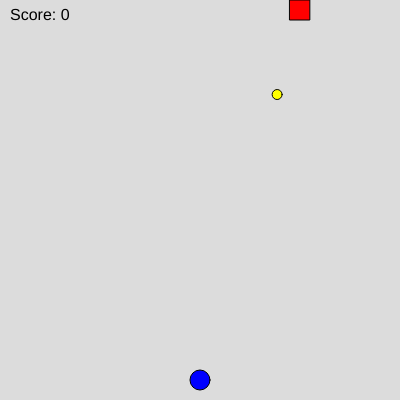
Frame 1 (no input)
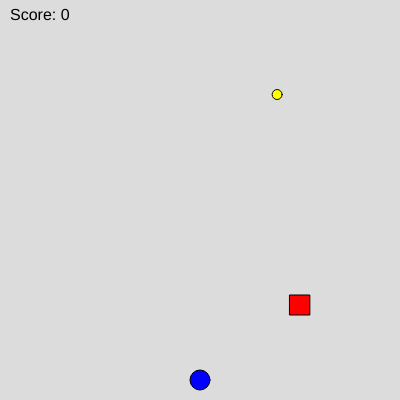
Frame 60 (no input)
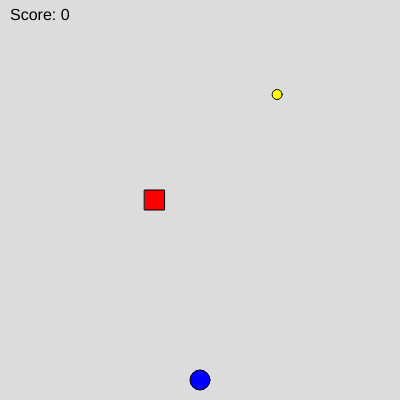
Frame 120 (the mouse pressed at the canvas centre since frame 60)

The p5.js sketch that drew these frames (run headless with seeded random() and noise() and a simulated clock; from frame 60 on, the mouse is pressed at the canvas centre):

// p5.js sketch
// ── sketch.js
let playerX, playerY;
let coinX, coinY;
let obstacleX, obstacleY;
let score = 0;
let gameOver = false;

function setup() {
  createCanvas(400, 400);
  initializeGame();
}

function initializeGame() {
  // Initialize player position (bottom center)
  playerX = width/2;
  playerY = height - 20;
  
  // Initialize coin position
  newCoin();
  
  // Initialize obstacle position
  obstacleX = random(20, width-20);
  obstacleY = 0;
}

function draw() {
  background(220);
  
  if (gameOver) {
    displayGameOver();
  } else {
    // Draw game elements
    drawPlayer();
    drawCoin();
    drawObstacle();
    
    // Handle movement
    movePlayer();
    moveObstacle();
    
    // Check for collisions
    checkCoinCollection();
    checkCollisions();
    
    // Display game stats
    displayStats();
  }
}

function drawPlayer() {
  fill(0, 0, 255);  // Blue player
  circle(playerX, playerY, 20);
}

function drawCoin() {
  fill(255, 255, 0);  // Yellow coin
  circle(coinX, coinY, 10);
  if (dist(coinX,coinY,playerX,playerY)<14){
    playerX = width/2
    playerY = height-20
    obstacleY=0
    obstacleX = random(20, width-20);
    
  }
}

function drawObstacle() {
  fill(255, 0, 0);  // Red obstacle
  rect(obstacleX, obstacleY, 20, 20);
  obstacleY+=5
  if(obstacleY>height){
    obstacleY=0
    obstacleX = random(20, width-20);
  }
}

// Basic left/right movement provided
function movePlayer() {
  if (keyIsDown(LEFT_ARROW)) {
    playerX -= 5;
  }
  if (keyIsDown(RIGHT_ARROW)) {
    playerX += 5;
  }
  if (keyIsDown(UP_ARROW)) {
    playerY -= 5;
  }
  if (keyIsDown(DOWN_ARROW)) {
    playerY += 5;
  }
  
  // TODO: Add up/down movement
  // HINT: Use UP_ARROW and DOWN_ARROW keys
  // Movement should be 5 pixels per frame
  
  // TODO: Add boundary checking
  // HINT: Keep player within canvas bounds
  // Check against 0, width, and height
}

function moveObstacle() {
  // TODO: Move obstacle from left to right
  // HINT: Increase obstacleX by obstacleSpeed
  
  // TODO: Reset obstacle when it goes off screen
  // HINT: Check if obstacleX > width
  // Reset to left side and new random Y position
}

function checkCoinCollection() {
  // TODO: Check if player touches coin
  // HINT: Use dist(playerX, playerY, coinX, coinY)
  // If distance < 15:
  //   - Increase score
  //   - Create new coin
  //   - Increase obstacle speed slightly
}

function checkCollisions() {
  // TODO: Check if player hits obstacle
  // HINT: Similar to coin collection
  // If hit (distance < 20):
  //   - Increase hits
  //   - Check for game over (hits >= 3)
  //   - Reset positions
}

function displayStats() {
  fill(0);
  textSize(16);
  text("Score: " + score, 10, 20);
  // TODO: Add display for hits and speed
}

function displayGameOver() {
  // TODO: Show game over screen
  // HINT: Use textAlign(CENTER, CENTER)
  // Show:
  //   - "Game Over" message
  //   - Final score
  //   - "Press R to Restart"
}

function newCoin() {
  // Generate random position for coin
  coinX = random(20, width-20);
  coinY = random(20, height-20);
}

function resetGame() {
  // TODO: Reset all game variables
  // HINT: Reset score, hits, speed
  // Set gameOver to false
  // Call initializeGame()
}

function keyPressed() {
  // TODO: Check for 'R' key to restart game
  // HINT: Use key === 'r' || key === 'R'
  // Only works when game is over
}

// Helper function you might need
function distance(x1, y1, x2, y2) {
  return dist(x1, y1, x2, y2);
}
